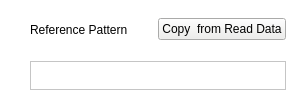
                                           <widget class="QFrame" name="verticalFrame_24">
                                            <property name="styleSheet">
                                             <string notr="true">background-color: rgb(255, 255, 255);
color: rgb(0, 0, 0);</string>
                                            </property>
                                            <property name="frameShape">
                                             <enum>QFrame::NoFrame</enum>
                                            </property>
                                            <layout class="QVBoxLayout" name="verticalLayout_31">
                                             <property name="spacing">
                                              <number>0</number>
                                             </property>
                                             <property name="leftMargin">
                                              <number>0</number>
                                             </property>
                                             <property name="topMargin">
                                              <number>0</number>
                                             </property>
                                             <property name="rightMargin">
                                              <number>0</number>
                                             </property>
                                             <property name="bottomMargin">
                                              <number>0</number>
                                             </property>
                                             <item>
                                              <widget class="QFrame" name="frame">
                                               <property name="maximumSize">
                                                <size>
                                                 <width>16777215</width>
                                                 <height>40</height>
                                                </size>
                                               </property>
                                               <layout class="QHBoxLayout" name="horizontalLayout_19">
                                                <property name="leftMargin">
                                                 <number>30</number>
                                                </property>
                                                <property name="rightMargin">
                                                 <number>10</number>
                                                </property>
                                                <property name="bottomMargin">
                                                 <number>2</number>
                                                </property>
                                                <item>
                                                 <widget class="QLabel" name="label_17">
                                                  <property name="text">
                                                   <string>Reference Pattern </string>
                                                  </property>
                                                 </widget>
                                                </item>
                                                <item>
                                                 <widget class="QPushButton" name="btn_CopyReadData_2Dcode">
                                                  <property name="styleSheet">
                                                   <string notr="true">background-color: rgb(238, 238, 236);</string>
                                                  </property>
                                                  <property name="text">
                                                   <string>Copy  from Read Data</string>
                                                  </property>
                                                 </widget>
                                                </item>
                                               </layout>
                                              </widget>
                                             </item>
                                             <item>
                                              <widget class="QFrame" name="frame">
                                               <property name="maximumSize">
                                                <size>
                                                 <width>16777215</width>
                                                 <height>40</height>
                                                </size>
                                               </property>
                                               <layout class="QHBoxLayout" name="horizontalLayout_20">
                                                <property name="leftMargin">
                                                 <number>30</number>
                                                </property>
                                                <property name="rightMargin">
                                                 <number>10</number>
                                                </property>
                                                <property name="bottomMargin">
                                                 <number>2</number>
                                                </property>
                                                <item>
                                                 <widget class="QTextEdit" name="tedit_CopyReadData_2Dcode">
                                                  <property name="maximumSize">
                                                   <size>
                                                    <width>16777215</width>
                                                    <height>30</height>
                                                   </size>
                                                  </property>
                                                 </widget>
                                                </item>
                                               </layout>
                                              </widget>
                                             </item>
                                            </layout>
                                           </widget>
